Frame 1 (no input): blank canvas, image omitted
Frame 60 (no input): blank canvas, image omitted
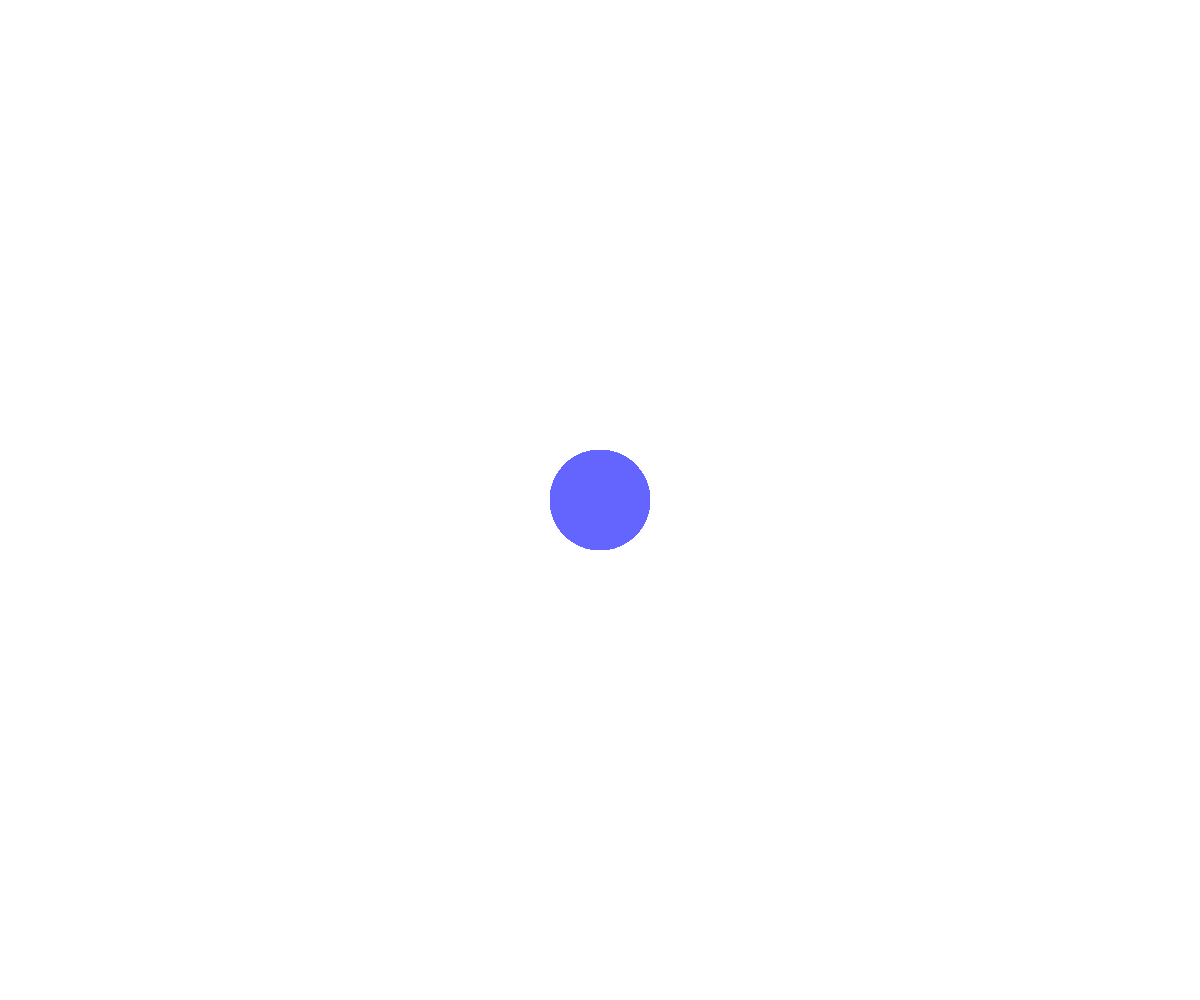
Frame 120 (the mouse pressed at the canvas centre since frame 60)

The p5.js sketch whose frames 1 and 60 were blank and that drew this single picture after the mouse press (run headless with seeded random() and noise() and a simulated clock; from frame 60 on, the mouse is pressed at the canvas centre):

// p5.js sketch
// ── sketch.js
var mappedX;
var mappedY;

function setup() {
  createCanvas(windowWidth, windowHeight);
  noStroke();
}

function draw() {
  //(-,input,output,-,-)
  mappedX = map(mouseX,0,width,0,200);
  mappedY = map(mouseY,0,height,200,0)
  //background(mappedX); //value 0-255
  fill(mappedY,mappedX,255);
  //fill(mouseX,random(50),random(150));
  //print(mouseX,mouseY);
  ellipse(mouseX,mouseY,mappedX,mappedX);
}
function windowResized() {
  // commande java comme println("") dans p5.js pour voir dans la console
  console.log("resized:" + windowWidth);
	resizeCanvas(windowWidth, windowHeight);
}

function mousePressed() {
  background(255);
}
